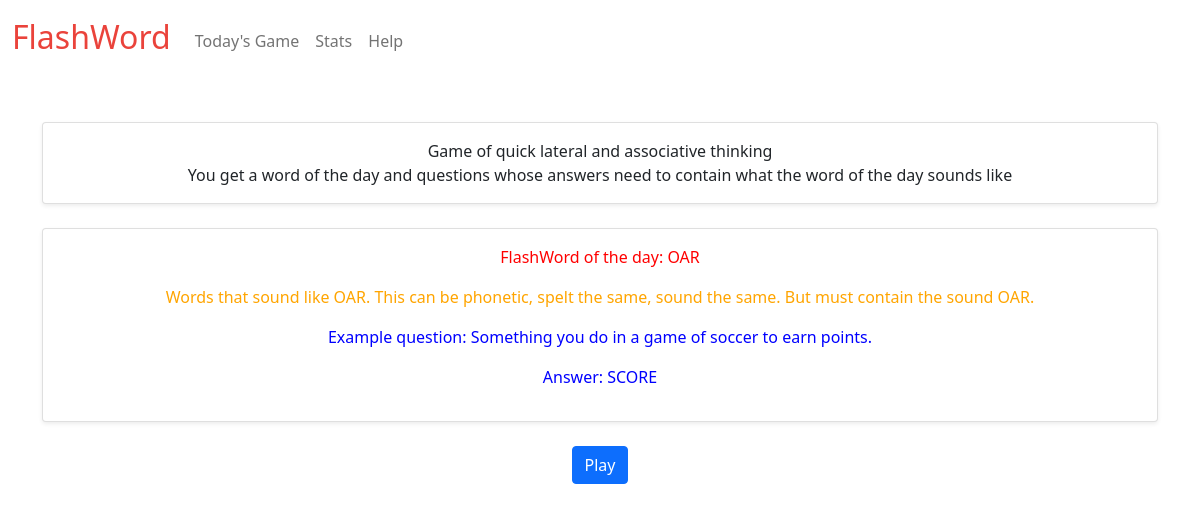
The page / on the database its author committed.
### tables this page shows
CREATE TABLE soundslike (id INTEGER PRIMARY KEY AUTOINCREMENT NOT NULL, soundslike TEXT NOT NULL, description TEXT NOT NULL, exq TEXT NOT NULL, exa TEXT NOT NULL);

### app.py (the view)
@app.route("/", methods=["GET","POST"])
def index():
    if not session.get('numberofplays'):
        numberOfPlays = 0
        session['numberofplays'] = numberOfPlays
    else:
        numberOfPlays = session['numberofplays']
    if not session.get('gameswon'):
        gamesWon = 0
        session['gameswon'] = gamesWon
    else:
        gamesWon = session['gameswon']
    if not session.get('scoreone'):
        scoreOne = 0
        session['scoreone'] = scoreOne
    else:
        scoreOne = session['scoreone']
    if not session.get('scoretwo'):
        scoreTwo = 0
        session['scoretwo'] = scoreTwo
    else:
        scoreTwo = session['scoretwo']
    if not session.get('scorethree'):
        scoreThree = 0
        session['scorethree'] = scoreThree
    else:
        scoreThree = session['scorethree']
    if not session.get('scorefour'):
        scoreFour = 0
        session['scorefour'] = scoreFour
    else:
        scoreFour = session['scorefour']
    print("======== DEBUG INFO SESSION ========")
    print(numberOfPlays)
    print(gamesWon)
    wordoftheday = db.execute("SELECT * FROM soundslike LIMIT 1")
    print("======== DEBUG INFO WORDOFTHEDAY ========")
    print(wordoftheday)
    soundslike = wordoftheday[0]['soundslike']
    description = wordoftheday[0]['description']
    exq = wordoftheday[0]['exq']
    exa = wordoftheday[0]['exa']
    print("======== DEBUG INFO VARIABLES NEEDED ========")
    print(soundslike)
    print(description)
    print(exq)
    print(exa)
    print(request.method)
    print(request.headers)
    session['gameswon'] = gamesWon
    session['soundslike'] = soundslike
    session['description'] = description
    session['exq'] = exq
    session['exa'] = exa
    if request.method == "GET":
        print("======== DEBUG INFO GET ========")
        return render_template("index.html", soundslike=soundslike, description=description, exq=exq, exa=exa, session=session)
    elif request.method == "POST":
        print("======== DEBUG INFO POST ========")
        print(session)
        return redirect("/game")

### app.py (called while the page is built)
@app.after_request
def after_request(response):
    response.headers["Cache-Control"] = "no-cache, no-store, must-revalidate"
    response.headers["Expires"] = 0
    response.headers["Pragma"] = "no-cache"
    return response

### templates/index.html (shortened to what this page needs)
{% extends "layout.html" %}
{% block main %}
<form action="/" method="post">
    <main class="container py-5 text-center">
            <div class="card mb-4 shadow-sm">
                <div class="card-body">
                    <div>Game of quick lateral and associative thinking</div>
                    <div>You get a word of the day and questions whose answers need to contain what the word of the day sounds like</div>
                </div>
            </div>
            <div class="card mb-4 shadow-sm">
                <div class="card-body">
                    <div><p style="color:red">FlashWord of the day: {{ soundslike }}</p></div>
                    <div><p style="color:orange">{{ description }}</p></div>
                    <div><p style="color:blue">Example question: {{ exq }}</p></div>
                    <div><p style="color:blue">Answer: {{ exa }}</p></div>
                </div>
            </div>
        <button class="btn btn-primary" type="submit">Play</button>
    </main>
</form>
{% endblock %}

### rows shown on the page
soundslike: soundslike "OAR", description "Words that sound like OAR. This can be phonetic, spelt the same, sound the same. But must contain the sound OAR.", exq "Something you do in a game of soccer to earn points.", exa "SCORE"
